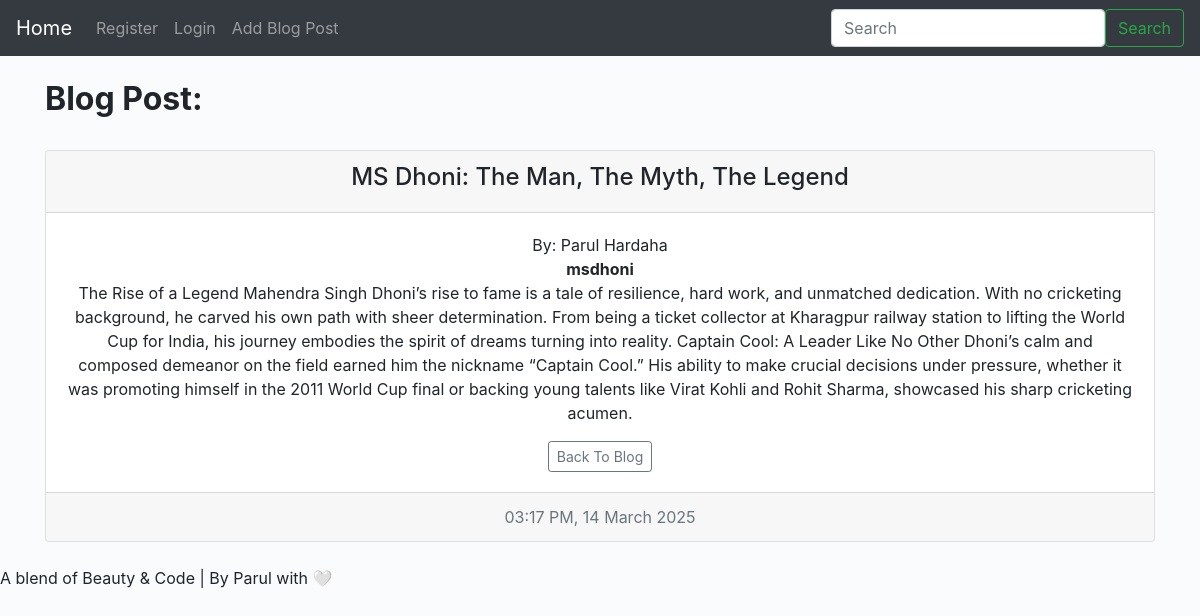
The app's page /posts/2, older data.
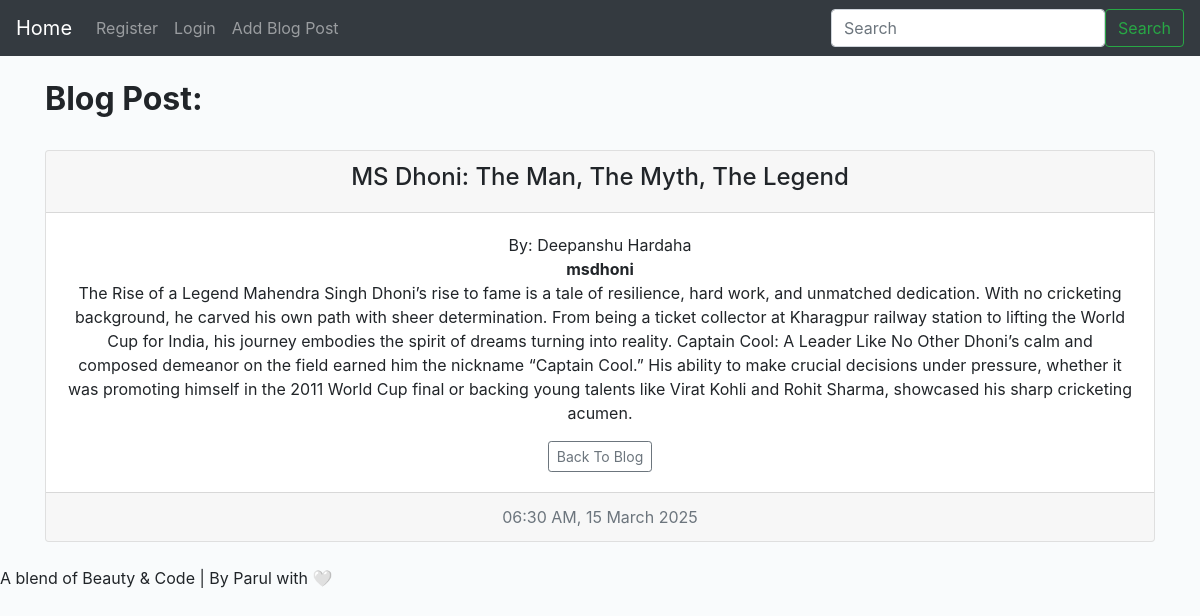
The same page, newer data.
### app.py (models this page shows, shortened)
class Users(db.Model,UserMixin):
  id= db.Column(db.Integer,primary_key=True)
  username=db.Column(db.String(20),nullable=False,unique=True)
  name=db.Column(db.String(100),nullable=False)
  email=db.Column(db.String(100),nullable=False,unique=True)
  date_added=db.Column(db.DateTime,default=datetime.utcnow)
  password_hash=db.Column(db.String(120))
  posts = db.relationship('Posts', foreign_keys=[Posts.poster_id], backref='poster', lazy=True)
  @property
  def password(self):
    raise AttributeError('Password is not Readable!')

class Posts(db.Model):
  id= db.Column(db.Integer,primary_key=True)
  title=db.Column(db.String(200))
  content=db.Column(db.Text)
  date_added=db.Column(db.DateTime,default=datetime.utcnow)
  slug=db.Column(db.String(200))
  poster_id = db.Column(db.Integer, db.ForeignKey('users.id'), nullable=False)
  user_id = db.Column(db.Integer, db.ForeignKey('users.id'), nullable=False)
  author = db.relationship('Users', foreign_keys=[poster_id])

### app.py (the view)
@app.route('/posts/<int:id>')
def post(id):
  post=Posts.query.get_or_404(id)
  return render_template("post.html",post=post)

### app.py
class SearchForm(FlaskForm):
  searched=StringField("searched",validators=[DataRequired()])
  submit=SubmitField("Submit")

### app.py (called while the page is built)
@app.context_processor
def base():
  form=SearchForm()
  return dict(form=form)

### templates/post.html (shortened to what this page needs)
{% extends 'base.html' %}
{% block content %}
<h2><strong>Blog Post:</strong></h2>
<br>
<div class="card text-center">
  <div class="card-header">
    <h4>{{ post.title }}</h4>
  </div>
  <div class="card-body">
    <p class="card-text">
       By: {{ post.poster.name }}<br>
          <strong>{{ post.slug }}</strong><br>
          {{ post.content|safe }}
    </p>
    <a href="{{url_for('posts')}}" class="btn btn-outline-secondary btn-sm">Back To Blog</a>
  </div>
  <div class="card-footer text-muted">
    {{ post.date_added.strftime('%I:%M %p, %d %B %Y') }}
  </div>
</div>
<br>
{% endblock %}

Row changes from the older to the newer data that the page shows:
no longer on this page (row edited): Users: poster.name "Parul Hardaha"
changed Posts "MS Dhoni: The Man, The Myth, The Legend": date_added "03:17 PM, 14 March 2025" → "06:30 AM, 15 March 2025"
added Users: poster.name "Deepanshu Hardaha"
